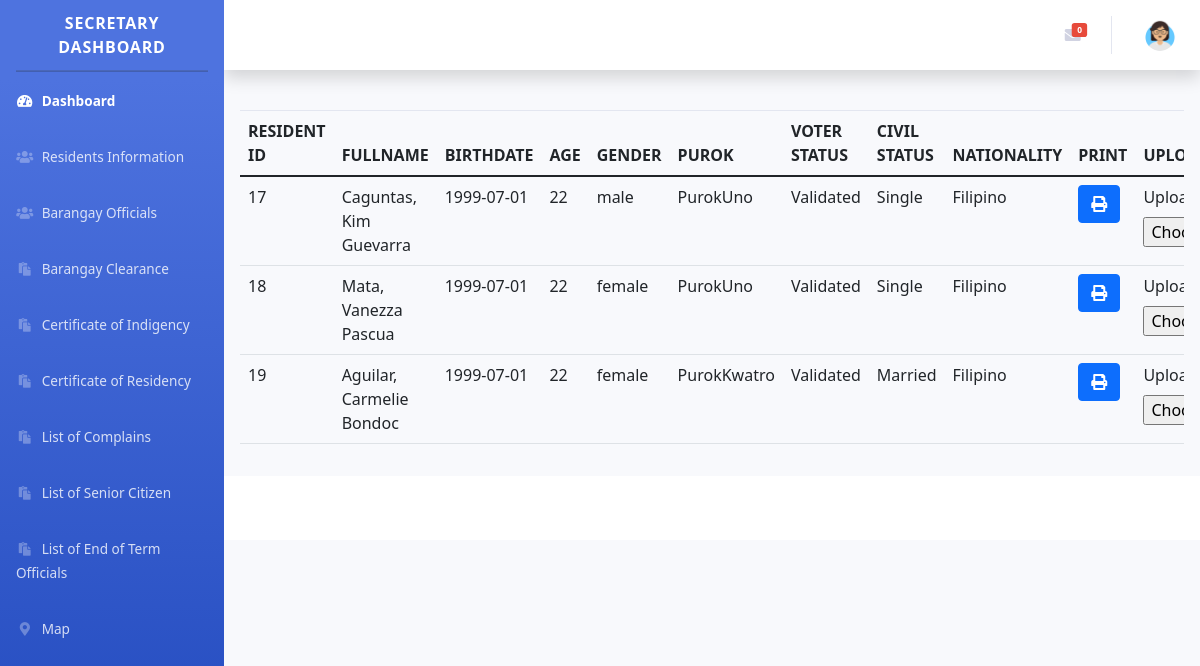
The app's page /clearance.php with its own data.
### tables this page shows
CREATE TABLE `tbl_resident` (
  `id_resident` int(11) NOT NULL,
  `user_id` int(11) NOT NULL,
  `lname_resident` varchar(55) NOT NULL,
  `fname_resident` varchar(55) NOT NULL,
  `mname_resident` varchar(55) NOT NULL,
  `suffix_resident` varchar(55) NOT NULL,
  `birthdate_resident` date NOT NULL,
  `age` int(11) NOT NULL,
  `gender` varchar(55) NOT NULL,
  `purok` varchar(55) NOT NULL,
  `voter_status` varchar(55) NOT NULL,
  `civil_status` varchar(55) NOT NULL,
  `nationality` varchar(55) NOT NULL,
  `Status` tinyint(4) NOT NULL,
  `valid_id` varbinary(1052) NOT NULL,
  `ClearCert` varbinary(1052) NOT NULL,
  `IndiCert` varbinary(1052) NOT NULL,
  `ResiCert` varbinary(1052) NOT NULL,
  `id_uploadDate` varchar(255) NOT NULL
);

### clearance.php (the view, shortened to what this page needs)
	<?php
	include("condb.php");
	include('includes/header.php');
	include('includes/navbar.php');
	?>
	<link href="https://stackpath.bootstrapcdn.com/font-awesome/4.7.0/css/font-awesome.min.css" rel="stylesheet" >
	<link rel="stylesheet" href="https://cdn.datatables.net/1.11.4/css/dataTables.bootstrap5.min.css" />
	<div id="content-wrapper" class="d-flex flex-column">
		<div id="content">
			<nav class="navbar navbar-expand navbar-light bg-white topbar mb-4 static-top shadow">
				<ul class="navbar-nav ml-auto">
				<?php
				$sql = "SELECT * FROM tbl_msg WHERE msg_status=1 AND Status = '1'";
			    $result= mysqli_query($cn,$sql);
			    $row= mysqli_num_rows($result);
			    ?>
				<li class="nav-item dropdown no-arrow mx-1">
					<a class="nav-link dropdown-toggle" href="#" id="alertsDropdown" role="button" data-toggle="dropdown" aria-haspopup="true" aria-expanded="false">
						<span class="badge badge-danger badge-counter"> <?php echo $row; ?></span>
					</a>
			</li>
			<li class="nav-item dropdown no-arrow">
				<a class="nav-link dropdown-toggle" href="#" id="userDropdown" role="button"
				data-toggle="dropdown" aria-haspopup="true" aria-expanded="false">
				<img src="img/admin.png" class="img-profile rounded-circle">
			</a>
	</li>
</ul>
</nav>
<div class="card-body">
	<div class="table-responsive">
		<table class="table table-hover" id="dataTableid" width="100%" cellspacing="0">
			<thead>
				<tr>
					<th>RESIDENT ID</th>
					<th>FULLNAME</th>
					<th>BIRTHDATE</th>
					<th>AGE</th>
					<th>GENDER</th>
					<th>PUROK</th>
					<th>VOTER STATUS</th>
					<th>CIVIL STATUS</th>
					<th>NATIONALITY</th>
					<th>PRINT</th>
					<th>UPLOAD</th>
				</tr>
			</thead>
			<?php
					$sql = "SELECT * FROM tbl_resident WHERE Status = '1'";
                  		$result = mysqli_query($cn, $sql);
					while ($results = mysqli_fetch_array($result)) { ?>
				<tr>
					<td><?php echo $results ['id_resident'] ?></td>
					<td><?php echo $results ['lname_resident'], ", ", $results ['fname_resident'], " ", $results ['mname_resident'], " ", $results ['suffix_resident'] ?></td>
					<td><?php echo $results ['birthdate_resident'] ?></td>
					<td><?php echo $results ['age'] ?></td>
					<td><?php echo $results ['gender'] ?></td>
					<td><?php echo $results ['purok'] ?></td>
					<td><?php echo $results ['voter_status'] ?></td>
					<td><?php echo $results ['civil_status'] ?></td>
					<td><?php echo $results ['nationality'] ?></td>
					<td>
						<form action="pdfClearance.php" method="post">
							<button type="submit" class="btn btn-primary" name="generate"> <i class="fas fa-print"></i></button>
						</form>
					</td>
					<form action="uploadCertificate.php" method="post" enctype="multipart/form-data">
					<td>
						<label>
                        <label for="myfile">Upload Barangay Certificate:</label>
                        <br>
                        <input type="file" id="myfile" name="myfile" required>
                      </label>
					</td>
					</form>
				</tr>
			<?php } ?>
		</table>
	</div>
</div>
<?php
include ('includes/footer.php');
?>

### records on screen
tbl_resident: id_resident "17", lname_resident "Caguntas", fname_resident "Kim", mname_resident "Guevarra", birthdate_resident "1999-07-01", age "22", gender "male", purok "PurokUno", voter_status "Validated", civil_status "Single", nationality "Filipino"
tbl_resident: id_resident "18", lname_resident "Mata", fname_resident "Vanezza", mname_resident "Pascua", birthdate_resident "1999-07-01", age "22", gender "female", purok "PurokUno", voter_status "Validated", civil_status "Single", nationality "Filipino"
tbl_resident: id_resident "19", lname_resident "Aguilar", fname_resident "Carmelie", mname_resident "Bondoc", birthdate_resident "1999-07-01", age "22", gender "female", purok "PurokKwatro", voter_status "Validated", civil_status "Married", nationality "Filipino"

### other values on screen
$row "0"
